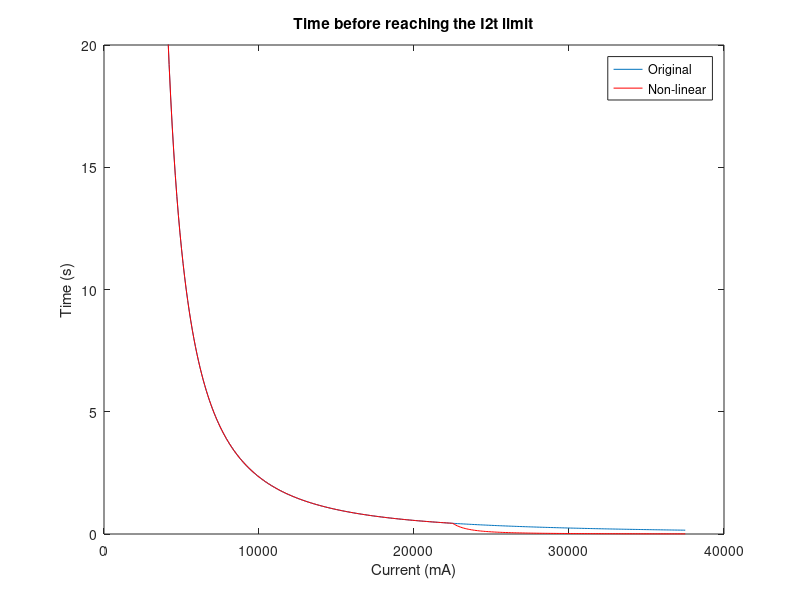

Write MATLAB code to recreate this figure.
% I2t current limit: user
% JFDuval, Dephy, Inc. 06/14/2017
% Update August 2018: Added non-linearity
% Update December 2018: Cleaner code and output

% Note: use this file to get your #define values. i2t_1.m can be used to test
% your values with different profiles.

clc;
close all;
clear all;
format short eng

% Period, i2t_compute() call:
dt = 100e-3;      %Every 100ms
Y_TIME_MAX = 20;  %Max time plotted, in seconds

disp('Program these values in i2t-current-limit.h:')
disp('============================================')

% The algorithm uses 8-bit values: we need to scale down the maximum current
% accordingly. It uses real units (mA). Ex.: ±30000mA sensor
% 30000/256 = 117 => shift 7 (div by 128). 30A will give us 234

% Pocket has a ±5A sensor. 5000/256 = 19.53 => shift by 5 (32)

I2T_SHIFT = 7             % Closest bitshift available
SCALE = 128;              % (Octave only, avoids bitwise operations)
NON_LIN_TRESH = 22500;    % mA

% Maximum average current you want to support:
maxAvgCurrent = 2500;     %mA
I2T_LEAK = (maxAvgCurrent / SCALE)^2

% Maximum peak current you want to support, and duration:
currentLimit = 15000;     %mA
currentLimitTime = 1;     %s
I2T_LIMIT = (currentLimitTime / dt) * ((currentLimit/SCALE)^2 - I2T_LEAK)

%At what fraction of the max to you want a warning? (0-1)
warn = 0.8;
I2T_WARNING = warn * I2T_LIMIT;

%8-bit non-lin:
I2T_NON_LINEAR_THRESHOLD = NON_LIN_TRESH / SCALE

% Plotting:
CURR = maxAvgCurrent:100:2.5*currentLimit;
CURR2 = (max(0,(CURR-NON_LIN_TRESH)));
tmp = (CURR./SCALE).^2;
tmpNL = ((CURR+10*CURR2)./SCALE).^2;
time = (I2T_LIMIT * dt) ./ ( tmp - I2T_LEAK );
timeNL = (I2T_LIMIT * dt) ./ ( tmpNL - I2T_LEAK );
figure()
plot(CURR, time)
title('Time before reaching the I2t limit')
xlabel('Current (mA)')
ylabel('Time (s)')
ylim([0,Y_TIME_MAX])
hold on
plot(CURR, timeNL, 'r')
legend('Original', 'Non-linear')

disp('')
disp('Time at given current (mA):')
CURR = 25000
CURR2 = (max(0,(CURR-NON_LIN_TRESH)));
tmp = (CURR./SCALE).^2;
tmpNL = ((CURR+10*CURR2)./SCALE).^2;
time = (I2T_LIMIT * dt) ./ ( tmp - I2T_LEAK )
timeNL = (I2T_LIMIT * dt) ./ ( tmpNL - I2T_LEAK )
